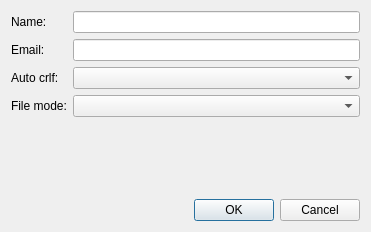
<?xml version="1.0" encoding="UTF-8"?>
<ui version="4.0">
 <class>RepoSettingsDialog</class>
 <widget class="QDialog" name="RepoSettingsDialog">
  <property name="geometry">
   <rect>
    <x>0</x>
    <y>0</y>
    <width>371</width>
    <height>232</height>
   </rect>
  </property>
  <property name="windowTitle">
   <string>Repo settings</string>
  </property>
  <property name="windowIcon">
   <iconset theme="kommit"/>
  </property>
  <layout class="QVBoxLayout" name="verticalLayout">
   <item>
    <layout class="QFormLayout" name="formLayout">
     <item row="0" column="0">
      <widget class="QLabel" name="label">
       <property name="text">
        <string>Name:</string>
       </property>
      </widget>
     </item>
     <item row="0" column="1">
      <widget class="QLineEdit" name="lineEditUserName"/>
     </item>
     <item row="1" column="0">
      <widget class="QLabel" name="label_2">
       <property name="text">
        <string>Email:</string>
       </property>
      </widget>
     </item>
     <item row="1" column="1">
      <widget class="QLineEdit" name="lineEditUserEmail"/>
     </item>
     <item row="2" column="0">
      <widget class="QLabel" name="label_3">
       <property name="text">
        <string>Auto crlf:</string>
       </property>
      </widget>
     </item>
     <item row="2" column="1">
      <widget class="QComboBox" name="comboBoxAutoCrlf">
       <property name="whatsThis">
        <string>&lt;html&gt;&lt;head/&gt;&lt;body&gt;&lt;p&gt;Change cr/lf or not&lt;/p&gt;&lt;p&gt;&lt;a href=&quot;https://git-scm.com/docs/git-config#Documentation/git-config.txt-coreautocrlf&quot;&gt;&lt;span style=&quot; text-decoration: underline; color:#007af4;&quot;&gt;More informations...&lt;/span&gt;&lt;/a&gt;&lt;/p&gt;&lt;/body&gt;&lt;/html&gt;</string>
       </property>
      </widget>
     </item>
     <item row="3" column="0">
      <widget class="QLabel" name="label_4">
       <property name="text">
        <string>File mode:</string>
       </property>
      </widget>
     </item>
     <item row="3" column="1">
      <widget class="QComboBox" name="comboBoxFileMode">
       <property name="whatsThis">
        <string>&lt;html&gt;&lt;head/&gt;&lt;body&gt;&lt;p&gt;Tells Git if the executable bit of files in the working tree is to be honored. &lt;/p&gt;&lt;p&gt;&lt;a href=&quot;https://git-scm.com/docs/git-config#Documentation/git-config.txt-corefileMode&quot;&gt;&lt;span style=&quot; text-decoration: underline; color:#007af4;&quot;&gt;More informations...&lt;/span&gt;&lt;/a&gt;&lt;/p&gt;&lt;/body&gt;&lt;/html&gt;</string>
       </property>
      </widget>
     </item>
    </layout>
   </item>
   <item>
    <spacer name="verticalSpacer">
     <property name="orientation">
      <enum>Qt::Vertical</enum>
     </property>
     <property name="sizeHint" stdset="0">
      <size>
       <width>20</width>
       <height>84</height>
      </size>
     </property>
    </spacer>
   </item>
   <item>
    <widget class="QDialogButtonBox" name="buttonBox">
     <property name="orientation">
      <enum>Qt::Horizontal</enum>
     </property>
     <property name="standardButtons">
      <set>QDialogButtonBox::Cancel|QDialogButtonBox::Ok</set>
     </property>
    </widget>
   </item>
  </layout>
 </widget>
 <resources/>
 <connections>
  <connection>
   <sender>buttonBox</sender>
   <signal>rejected()</signal>
   <receiver>RepoSettingsDialog</receiver>
   <slot>reject()</slot>
   <hints>
    <hint type="sourcelabel">
     <x>325</x>
     <y>522</y>
    </hint>
    <hint type="destinationlabel">
     <x>286</x>
     <y>274</y>
    </hint>
   </hints>
  </connection>
 </connections>
</ui>
